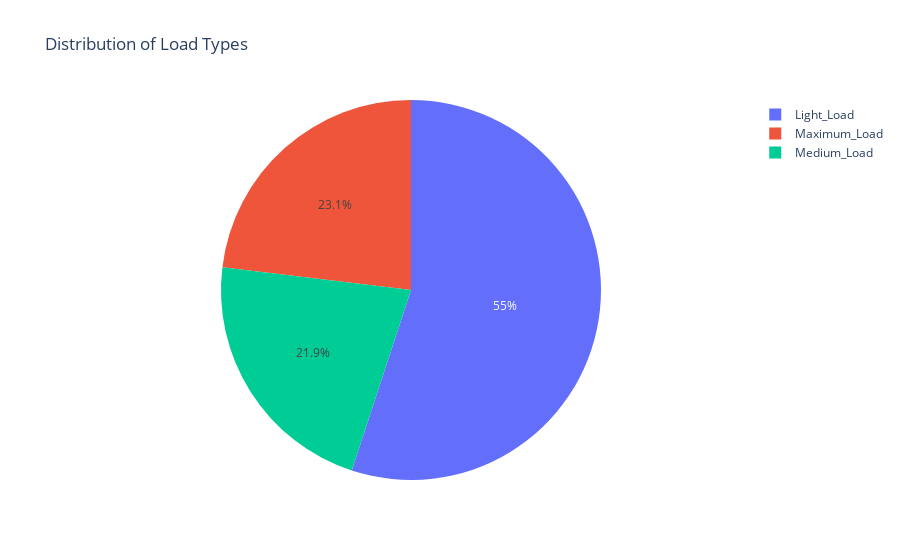

The notebook cell this image was saved under:
### Code cell
# Count the occurrences of each load type
load_type_counts = df['Load_Type'].value_counts()

# Create the pie chart
fig = go.Figure(data=[go.Pie(labels=load_type_counts.index, values=load_type_counts.values)])
fig.update_layout(title='Distribution of Load Types')
fig.show()

### Figure 1 — Plotly figure (JSON) as saved in the notebook; plotly's stock layout.template omitted (floating-point values rounded to 4 significant figures)
{"data": [{"labels": ["Light_Load", "Maximum_Load", "Medium_Load"], "values": [14484, 6073, 5755], "type": "pie"}], "layout": {"title": {"text": "Distribution of Load Types"}, "autosize": true}}
